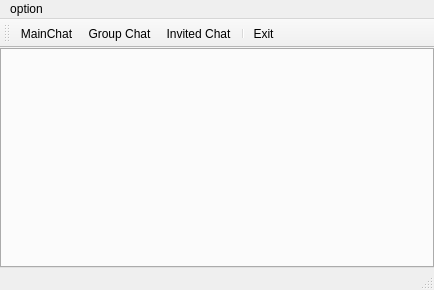
<?xml version="1.0" encoding="UTF-8"?>
<ui version="4.0">
 <class>chatPage</class>
 <widget class="QMainWindow" name="chatPage">
  <property name="geometry">
   <rect>
    <x>0</x>
    <y>0</y>
    <width>434</width>
    <height>290</height>
   </rect>
  </property>
  <property name="windowTitle">
   <string>MainWindow</string>
  </property>
  <widget class="QWidget" name="centralwidget">
   <layout class="QHBoxLayout" name="horizontalLayout">
    <property name="leftMargin">
     <number>0</number>
    </property>
    <property name="topMargin">
     <number>0</number>
    </property>
    <property name="rightMargin">
     <number>0</number>
    </property>
    <property name="bottomMargin">
     <number>0</number>
    </property>
    <item>
     <widget class="QTabWidget" name="tabWidget"/>
    </item>
   </layout>
  </widget>
  <widget class="QMenuBar" name="menubar">
   <property name="geometry">
    <rect>
     <x>0</x>
     <y>0</y>
     <width>434</width>
     <height>22</height>
    </rect>
   </property>
   <widget class="QMenu" name="menuoption">
    <property name="title">
     <string>option</string>
    </property>
    <addaction name="actionMainChat"/>
    <addaction name="actionGroupChat"/>
    <addaction name="actionInvitedChat"/>
    <addaction name="actionExit"/>
   </widget>
   <addaction name="menuoption"/>
  </widget>
  <widget class="QStatusBar" name="statusbar"/>
  <widget class="QToolBar" name="toolBar">
   <property name="windowTitle">
    <string>toolBar</string>
   </property>
   <attribute name="toolBarArea">
    <enum>TopToolBarArea</enum>
   </attribute>
   <attribute name="toolBarBreak">
    <bool>false</bool>
   </attribute>
   <addaction name="actionMainChat"/>
   <addaction name="actionGroupChat"/>
   <addaction name="actionInvitedChat"/>
   <addaction name="separator"/>
   <addaction name="actionExit"/>
  </widget>
  <action name="actionMainChat">
   <property name="icon">
    <iconset theme="QIcon::ThemeIcon::DocumentNew"/>
   </property>
   <property name="text">
    <string>MainChat</string>
   </property>
   <property name="toolTip">
    <string>MainChat</string>
   </property>
  </action>
  <action name="actionGroupChat">
   <property name="icon">
    <iconset theme="QIcon::ThemeIcon::EditCopy"/>
   </property>
   <property name="text">
    <string>Group Chat</string>
   </property>
  </action>
  <action name="actionExit">
   <property name="icon">
    <iconset theme="QIcon::ThemeIcon::ApplicationExit"/>
   </property>
   <property name="text">
    <string>Exit</string>
   </property>
  </action>
  <action name="actionInvitedChat">
   <property name="icon">
    <iconset theme="QIcon::ThemeIcon::ContactNew"/>
   </property>
   <property name="text">
    <string>Invited Chat</string>
   </property>
  </action>
 </widget>
 <tabstops>
  <tabstop>tabWidget</tabstop>
 </tabstops>
 <resources/>
 <connections/>
</ui>
